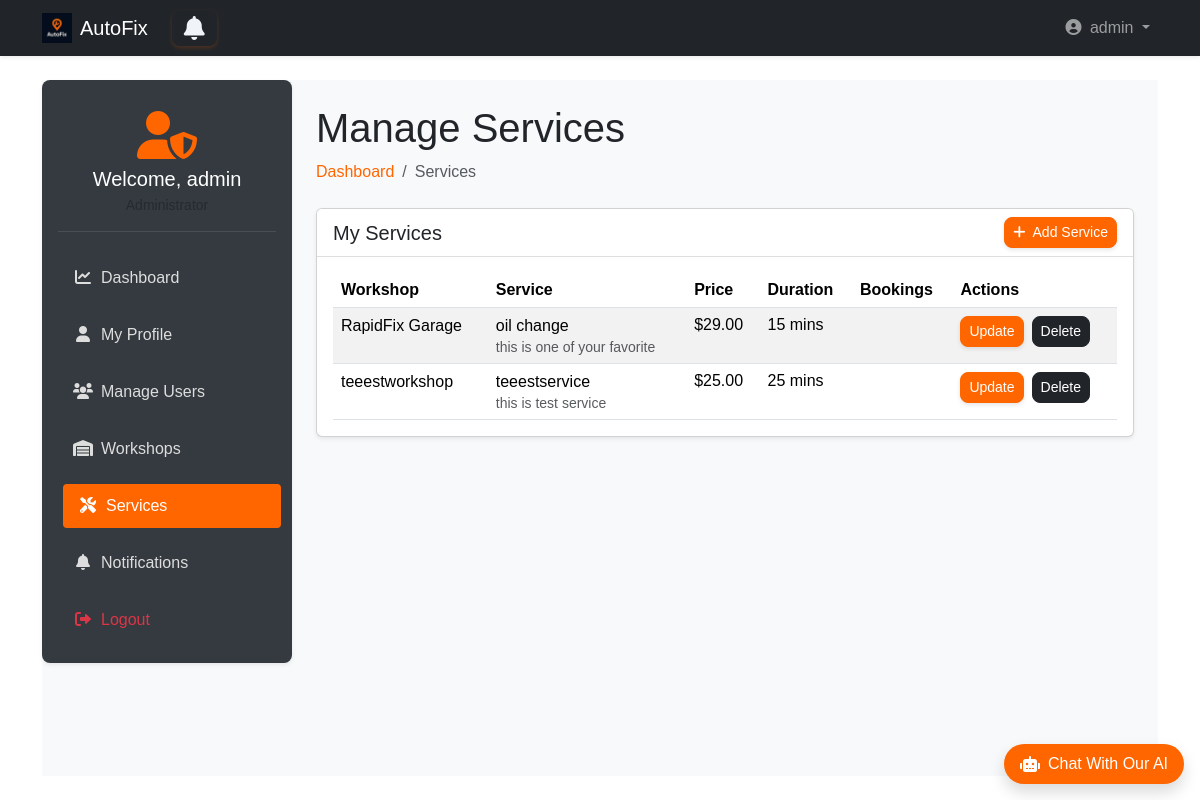
Page /admin_dashboard/admin/manage_services/ (signed in) on the earlier database version.
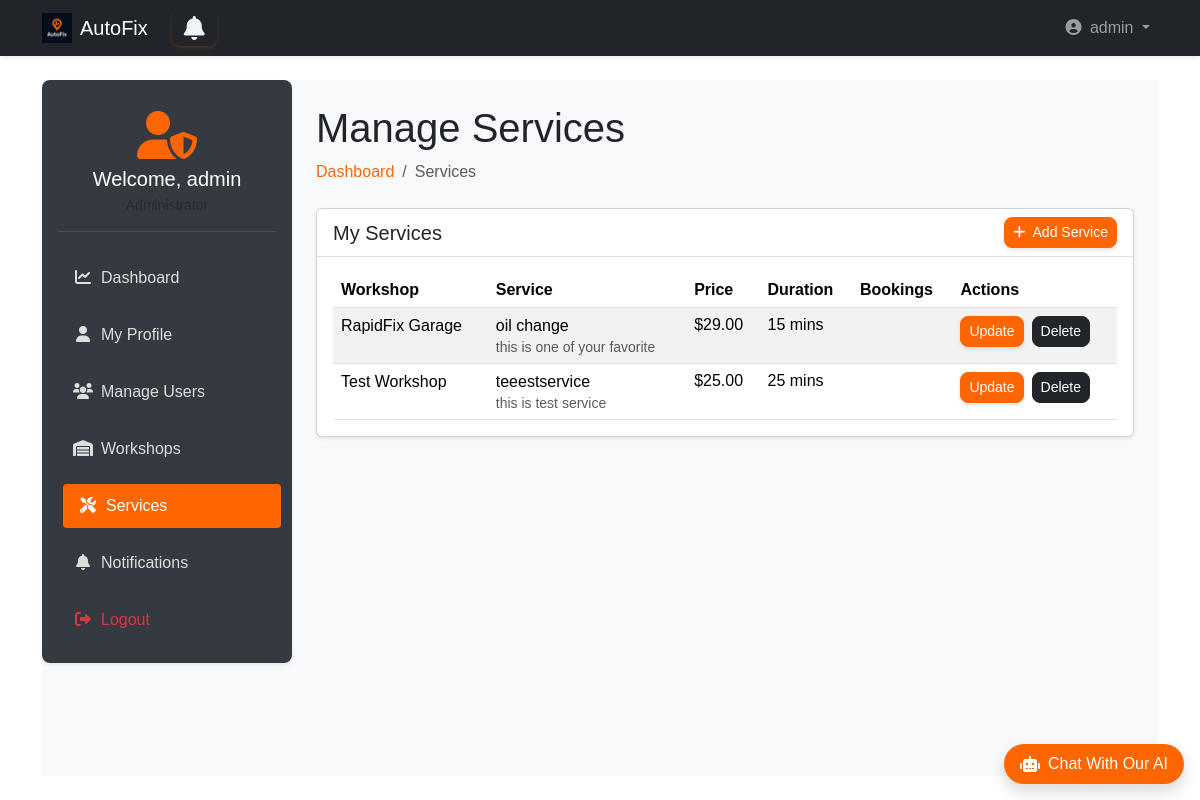
Same page on the later database version.
### workshops/models.py (models this page shows, shortened)
class Service(models.Model):
    workshop = models.ForeignKey(Workshop, on_delete=models.CASCADE, related_name='services')
    name = models.CharField(max_length=255)
    price = models.DecimalField(max_digits=10, decimal_places=2)
    description = models.TextField(blank=True)
    duration = models.PositiveIntegerField(help_text="Duration in minutes")

class Workshop(models.Model):
    name = models.CharField(max_length=255)
    address = models.ForeignKey(Address, on_delete=models.CASCADE)
    phone = models.CharField(max_length=15)
    description = models.TextField(blank=True)
    image = models.ImageField(upload_to='workshops_images/', null=True, blank=True)
    owner = models.OneToOneField(User, on_delete=models.CASCADE, related_name="workshop", null=True)

### admin_dashboard/views.py (the view)
# urls.py: path('admin/manage_services/', views.manage_services, name='manage_services'),
def manage_services(request):
    if not request.user.is_authenticated or not request.user.is_superuser:
        return redirect('landing:main')
    services = Service.objects.all()
    return render(request, 'admin_dashboard/manage_services.html', {'services': services})

### accounts/models.py (called while the page is built)
    def get_short_name(self):
        return self.first_name

### templates/admin_dashboard/manage_services.html (shortened to what the changed rows need)
{% extends 'base2.html' %}
{% load static bootstrap5 %}
{% block extra_css %}
<link rel="stylesheet" href="{% static 'css/admin_dashboard.css' %}">
{% endblock %}
{% block content %}
<div class="wrapper d-flex">
      <main class="main-content flex-grow-1 p-4">
        <div class="dashboard-header mb-4">
            <h1>Manage Services</h1>
        </div>
        <div class="card shadow-sm mb-4">
            <div class="card-body">
                {% if services %}
                <div class="table-responsive">
                    <table class="table table-striped">
                        <thead>
                            <tr id="service-{{ service.id }}">
                                <th>Workshop</th>
                                <th>Service</th>
                                <th>Price</th>
                                <th>Duration</th>
                                <th>Bookings</th>
                                <th>Actions</th>
                            </tr>
                        </thead>
                        <tbody>
                            {% for service in services %}
                            <tr>
                                <td>
                                    <h6 class="mb-1">{{ service.workshop.name }}</h6>
                                </td>
                                <td>
                                    <h6 class="mb-1">{{ service.name }}</h6>
                                    <small class="text-muted">{{ service.description|truncatechars:50 }}</small>
                                </td>
                                <td>${{ service.price }}</td>
                                <td>{{ service.duration }} mins</td>
                                <td>{{ service.booking_count }}</td>
                                <td>
                                    <div class="d-flex gap-2">
                                        <button class="btn btn-warning btn-sm" style="background-color: #ff6600; color:white;"
                                             data-id="{{ service.id }}"
                                             onclick="window.location.href='{% url 'admin_dashboard:edit_service' service.id %}'">
                                             Update
                                         </button>
                                        <button class="btn btn-dark btn-sm btn-delete" data-id="{{ service.id }}">Delete</button>
                                    </div>
                                </td>
                            </tr>
                            {% endfor %}
                        </tbody>
                    </table>
                </div>
                {% endif %}
            </div>
        </div>
      </main>
</div>
{% endblock %}

Differences in the rows shown:
changed through a linked row, Service "teeestservice": workshop.name "teeestworkshop" → "Test Workshop"
